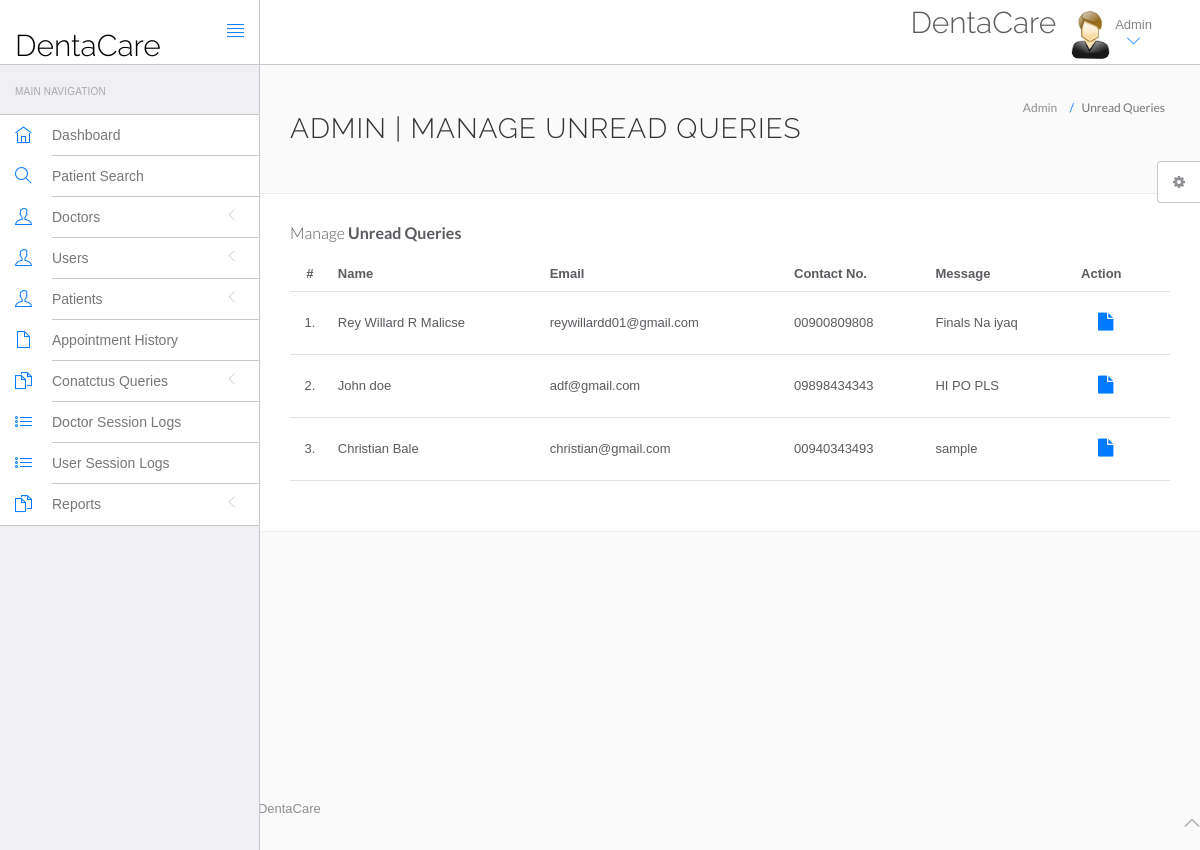
The app's page /hms/admin/unread-queries.php (signed in) with its own data.
### tables this page shows
CREATE TABLE `tblcontactus` (
  `id` int(11) NOT NULL,
  `fullname` varchar(255) DEFAULT NULL,
  `email` varchar(255) DEFAULT NULL,
  `contactno` varchar(11) DEFAULT NULL,
  `message` mediumtext DEFAULT NULL,
  `PostingDate` timestamp NULL DEFAULT current_timestamp(),
  `AdminRemark` mediumtext DEFAULT NULL,
  `LastupdationDate` timestamp NULL DEFAULT NULL ON UPDATE current_timestamp(),
  `IsRead` int(11) DEFAULT NULL
);

### hms/admin/unread-queries.php (the view, shortened to what this page needs)
<?php
include('include/config.php');
?>
<!DOCTYPE html>
<html lang="en">
	<head>
		<link rel="stylesheet" href="vendor/bootstrap/css/bootstrap.min.css">
		<link rel="stylesheet" href="vendor/fontawesome/css/font-awesome.min.css">
		<link rel="stylesheet" href="vendor/themify-icons/themify-icons.min.css">
		<link href="vendor/animate.css/animate.min.css" rel="stylesheet" media="screen">
		<link href="vendor/perfect-scrollbar/perfect-scrollbar.min.css" rel="stylesheet" media="screen">
		<link href="vendor/switchery/switchery.min.css" rel="stylesheet" media="screen">
		<link href="vendor/bootstrap-touchspin/jquery.bootstrap-touchspin.min.css" rel="stylesheet" media="screen">
		<link href="vendor/select2/select2.min.css" rel="stylesheet" media="screen">
		<link href="vendor/bootstrap-datepicker/bootstrap-datepicker3.standalone.min.css" rel="stylesheet" media="screen">
		<link href="vendor/bootstrap-timepicker/bootstrap-timepicker.min.css" rel="stylesheet" media="screen">
		<link rel="stylesheet" href="assets/css/styles.css">
		<link rel="stylesheet" href="assets/css/plugins.css">
		<link rel="stylesheet" href="assets/css/themes/theme-1.css" id="skin_color" />
	</head>
	<body>
		<div id="app">
<?php include('include/sidebar.php');?>
			<div class="app-content">
						<?php include('include/header.php');?>
				<div class="main-content" >
					<div class="wrap-content container" id="container">
						<section id="page-title">
							<div class="row">
								<div class="col-sm-8">
									<h1 class="mainTitle">Admin | Manage Unread Queries</h1>
																	</div>
								<ol class="breadcrumb">
									<li>
										<span>Admin</span>
									</li>
									<li class="active">
										<span>Unread Queries</span>
									</li>
								</ol>
							</div>
						</section>
						<div class="container-fluid container-fullw bg-white">
									<div class="row">
								<div class="col-md-12">
									<h5 class="over-title margin-bottom-15">Manage <span class="text-bold">Unread Queries</span></h5>
									<table class="table table-hover" id="sample-table-1">
										<thead>
											<tr>
												<th class="center">#</th>
												<th>Name</th>
												<th class="hidden-xs">Email</th>
												<th>Contact No. </th>
												<th>Message </th>
												<th>Action</th>
											</tr>
										</thead>
										<tbody>
<?php
$sql=mysqli_query($con,"select * from tblcontactus where IsRead is null");
$cnt=1;
while($row=mysqli_fetch_array($sql))
{
?>
											<tr>
												<td class="center"><?php echo $cnt;?>.</td>
												<td class="hidden-xs"><?php echo $row['fullname'];?></td>
												<td><?php echo $row['email'];?></td>
												<td><?php echo $row['contactno'];?></td>
												<td><?php echo $row['message'];?></td>
												<td >
												<div class="visible-md visible-lg hidden-sm hidden-xs">
							<a href="query-details.php?id=<?php echo $row['id'];?>" class="btn btn-transparent btn-lg" title="View Details"><i class="fa fa-file"></i></a>
												</div>
												</td>
											</tr>
											<?php
$cnt=$cnt+1;
											 }?>
										</tbody>
									</table>
								</div>
							</div>
								</div>
							</div>
						</div>
					</div>
				</div>
	<?php include('include/footer.php');?>
	<?php include('include/setting.php');?>
	</body>
</html>

### hms/admin/assets/css/themes/theme-1.css (style rules this page uses)
body { background: #FAFAFA; }

### records on screen
tblcontactus: fullname "Rey Willard R Malicse", email "reywillardd01@gmail.com", contactno "00900809808", message "Finals Na iyaq"
tblcontactus: fullname "John doe", email "adf@gmail.com", contactno "09898434343", message "HI PO PLS"
tblcontactus: fullname "Christian Bale", email "christian@gmail.com", contactno "00940343493", message "sample"
